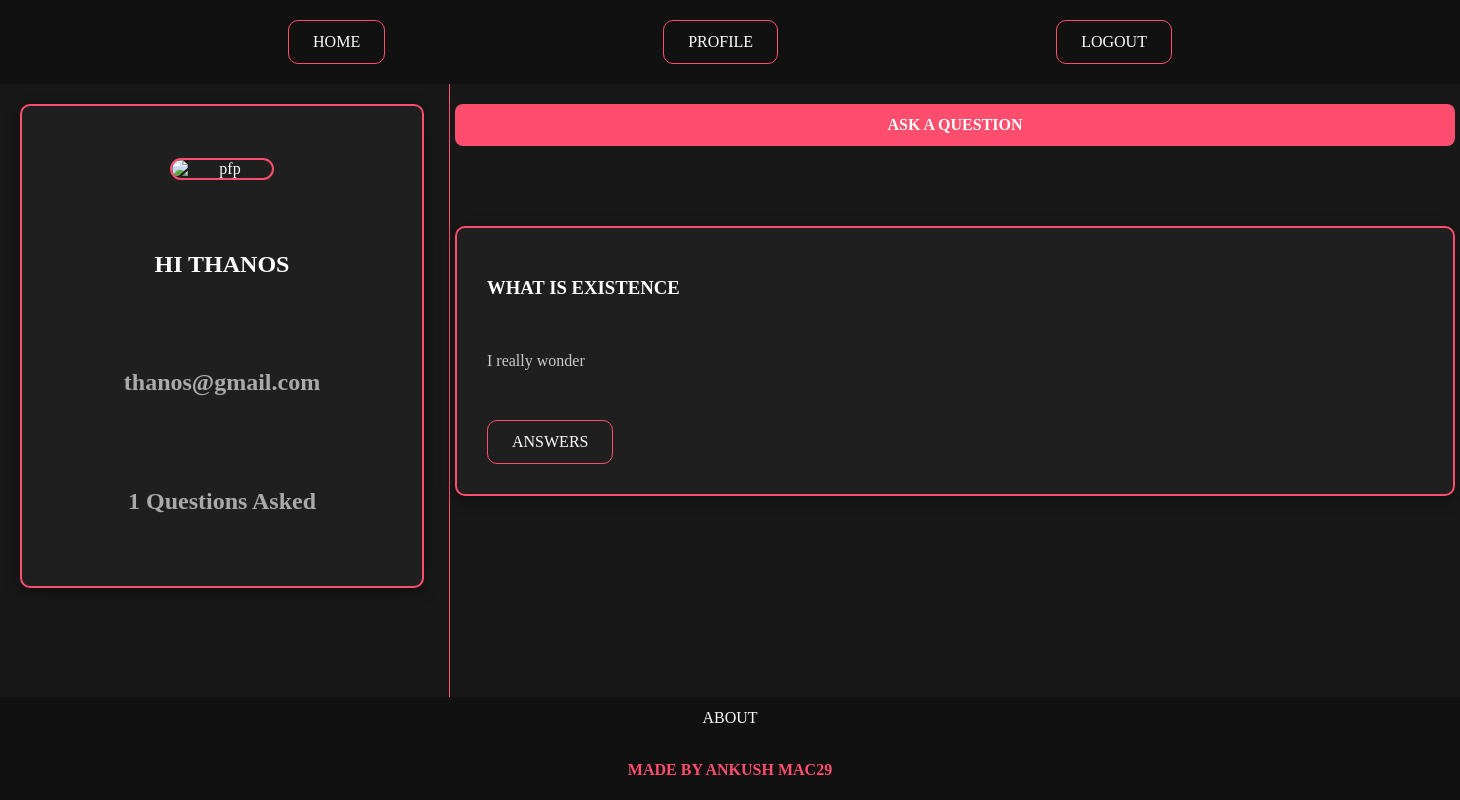
Screenshot of /user (signed in) with the database file from the repository.
### model.py (models this page shows)
class student(db.Model):
    id=db.Column(db.Integer,primary_key=True)
    name=db.Column(db.String(50),nullable=False)
    email=db.Column(db.String(50),nullable=False,unique=True)
    password=db.Column(db.String(50),nullable=False)
    questions=db.relationship("question",backref="author")
    answers=db.relationship("answer",backref="author")

class question(db.Model):
    id=db.Column(db.Integer,primary_key=True)
    title=db.Column(db.String(100),nullable=False)
    body=db.Column(db.Text)
    user_id=db.Column(db.Integer,db.ForeignKey("student.id"))
    answer=db.relationship("answer",backref="question")

### profile.py (the view)
@profile.route("/user")
def user():
    if "id" in session:
        user=db.session.get(student,session["id"])
        return render_template("user.html",user=user)
    else:
        return redirect(url_for("auth.login"))

### templates/user.html
{% extends "base.html" %} {% block title %}USER{% endblock %} {% block content
%}
<main class="profile_layout">
  <aside>
    <div class="profile_card">
      <img src="https://i.redd.it/vvzpigme0ds61.jpg" alt="pfp" width="100px" />
      <h1>HI {{user.name}}</h1>
      <h2>{{user.email}}</h2>
      <h2 class="post-count">{{ user.questions|length }} Questions Asked</h2>
    </div>
  </aside>
  <section>
    <a href="/ask" class="btn-ask">ASK A QUESTION</a>
    {% for q in user.questions %}
    <article class="card">
      <div class="question card">
      <h3>{{ q.title }}</h3>
      <p>{{ q.body }}</p>
      <a href="/answer/{{q.id}}">ANSWERS</a>
      </div>
    </article>
    {% endfor %}
  </section>
</main>
{% endblock %}

### static/styles.css (style rules this page uses)
:root { --primary-color: #ff4d6d; --primary-hover: #ff6b85; --bg-dark: #181818; --bg-darker: #111111; --text-light: #ffffff; --text-muted: #aaaaaa; --input-bg: #e0f7f4; --radius-pill: 50px; --radius-card: 8px; }
body { margin: 0; height: 100vh; display: grid; grid-template-rows: auto 1fr auto; background-color: var(--bg-darker); color: var(--text-light); }
a { text-decoration: none; color: var(--text-light); display: inline-block; padding: 12px 24px; border: #ff4d6d solid 1px; border-radius: 10px; }
main.profile_layout { display: grid; grid-template-columns: 450px 1fr; align-items: stretch; background-color: var(--bg-dark); }
aside { text-align: center; border-right: 1px solid var(--primary-color); }
section { display: flex; flex-direction: column; gap: 20px; }
.btn-ask { display: block; width: 1000px; margin: 20px auto; text-align: center; padding: 12px; border-radius: 8px; border: none; background-color: var(--primary-color); color: var(--text-light); font-weight: bold; cursor: pointer; transition: all 0.3s ease; box-sizing: border-box; }
.card { width: 1000px; margin: 20px auto; box-sizing: border-box; }
.profile_card { border: var(--primary-color) solid 2px; background-color: #1f1f1f; width: 400px; height: 60vh; display: flex; flex-direction: column; justify-content: space-evenly; align-items: center; border-radius: 10px; box-shadow: 0 4px 15px rgba(0, 0, 0, 0.4); transition: all 0.3s ease-in-out; margin: 20px; }
.profile_card h1 { color: var(--text-light); }
.profile_card h2 { color: var(--text-muted); }
.profile_card img { border-radius: 120px; border: #ff4d6d solid 2px; }
.question { display: flex; flex-direction: column; gap: 15px; border: var(--primary-color) solid 2px; background-color: #1f1f1f; padding: 30px; border-radius: 10px; box-shadow: 0 4px 15px rgba(0, 0, 0, 0.4); transition: all 0.3s ease-in-out; }
.question p { color: #cccccc; line-height: 1.6; font-size: 1rem; }
.question a { align-self: flex-start; margin-top: 15px; }

### rows the page displays
student: name "THANOS", email "thanos@gmail.com"
question: title "WHAT IS EXISTENCE", body "I really wonder"

### other values shown
{{ user.questions|length }} "1"
